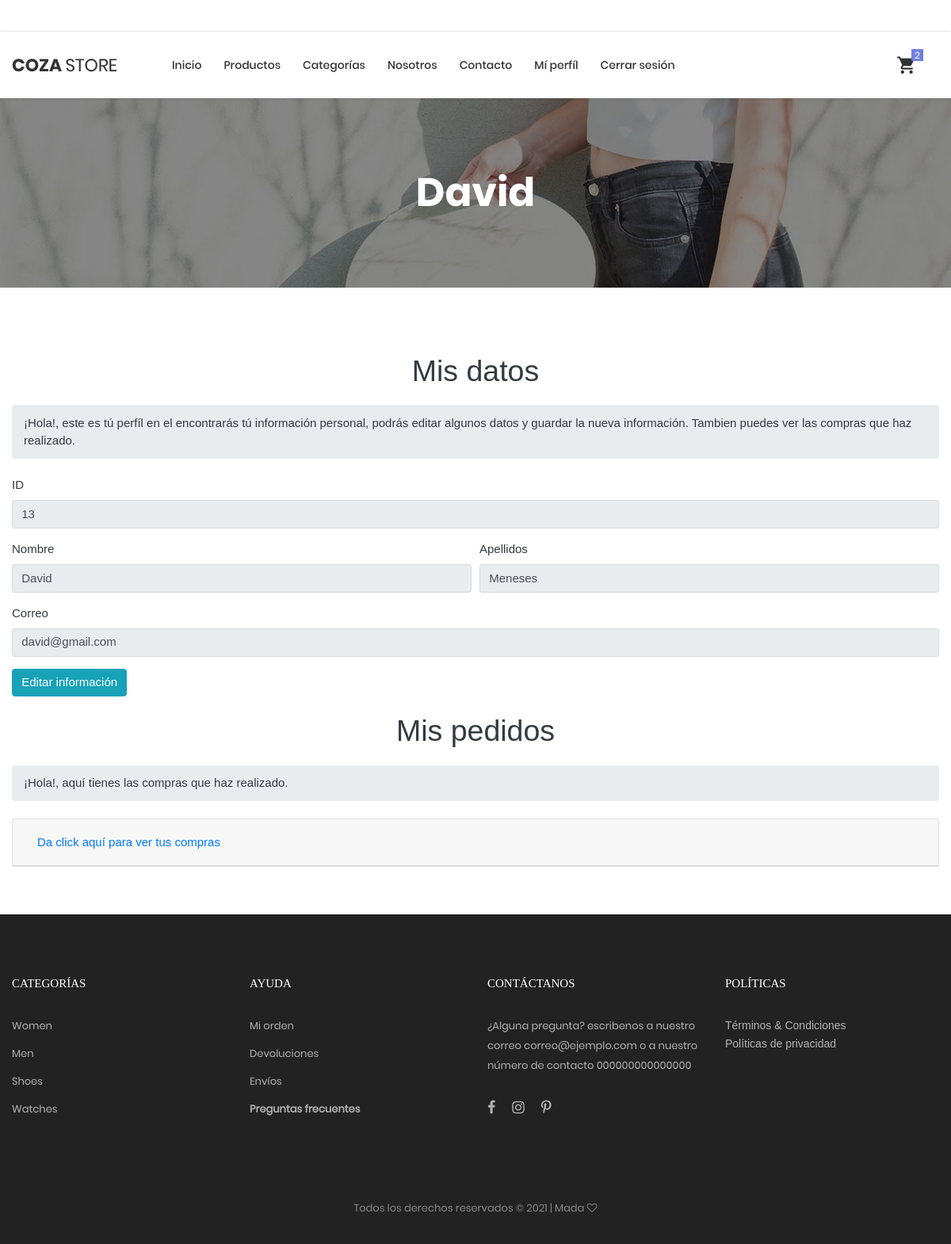
The page /View/UsuariosVista/perfilCliente.php?idCliente=13 (signed in) on the database as committed earlier.
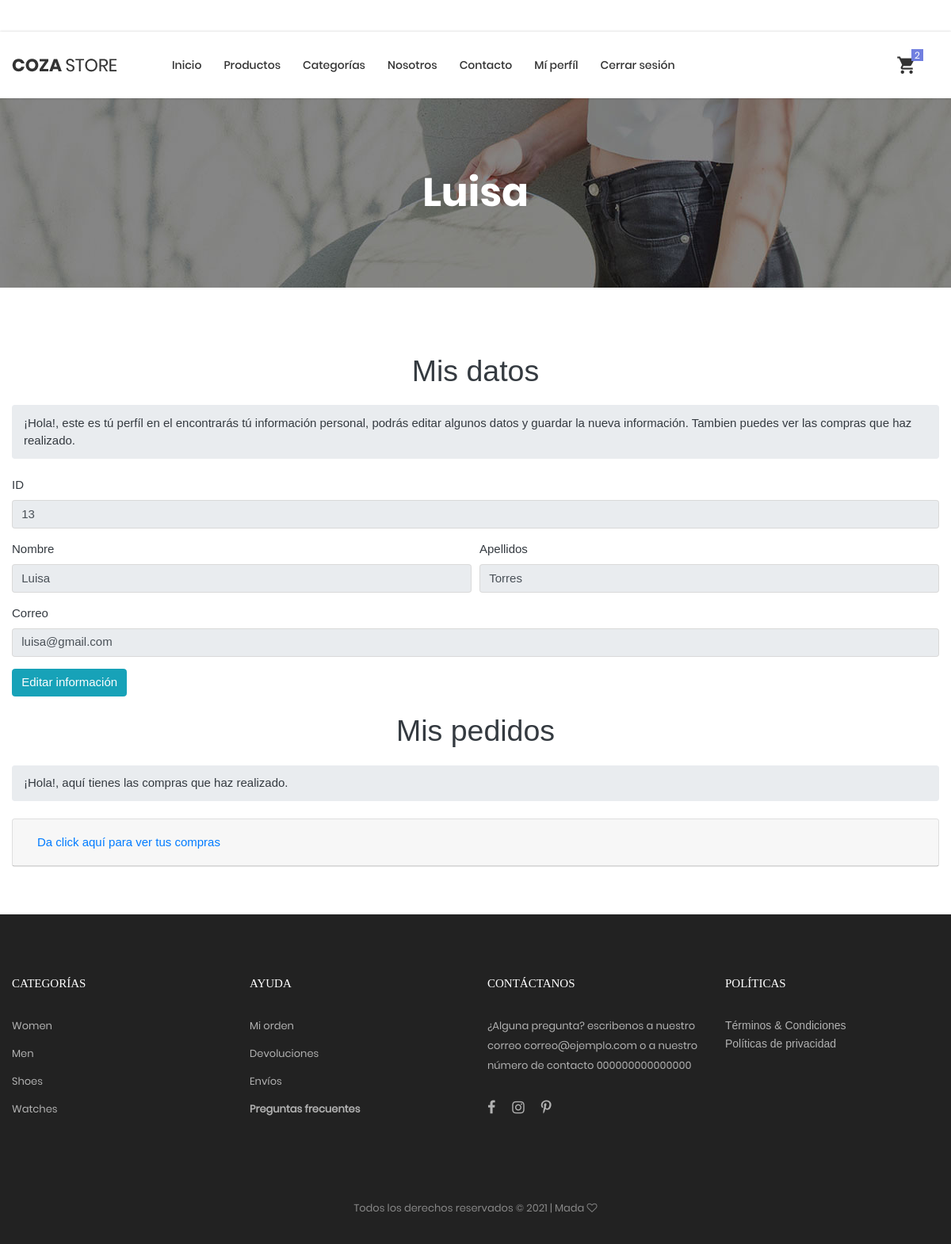
The same page on the database as committed later.
### tables this page shows
CREATE TABLE `usuarios` (
  `IdUsuario` int(11) NOT NULL,
  `Nombre` varchar(100) NOT NULL,
  `Apellido` varchar(100) NOT NULL,
  `Correo` varchar(255) NOT NULL,
  `Contrasena` varchar(255) NOT NULL,
  `Estado` tinyint(4) NOT NULL,
  `IdRol` int(11) NOT NULL
);

### Model/UsuariosModelo/CrudCliente.php (called while the page is built, shortened)
<?php
class CrudCliente{
	public function buscarCliente($IdUsuario){
		$Db = Db::Conectar();
		$sql = $Db -> query("SELECT * FROM usuarios WHERE IdUsuario = $IdUsuario");
		$sql -> execute();
	    return $sql -> fetch();
	}
}

### Controller/UsuariosControlador/ControladorClientes.php (called while the page is built, shortened)
<?php
include "../../Model/conexion.php";
include "../../Model/UsuariosModelo/CrudCliente.php";
class ControladorCliente
{
	public function buscarCliente($IdUsuario)
	{
		$CrudUsuarios = new CrudCliente();
		return $CrudUsuarios->buscarCliente($IdUsuario);
	}
}

### Model/conexion.php (called while the page is built, shortened)
<?php
class Db{
    public static function CerrarConexion(&$conn) {
      return $conn=null;
    }
}

### View/UsuariosVista/perfilCliente.php (the view, shortened to what this page needs)
<?php
require_once('../../Controller/UsuariosControlador/ControladorClientes.php');
$cliente = $ControladorCliente->buscarCliente($_GET['idCliente']);
?>
<!DOCTYPE html>
<html lang="es">
<head>
	<link rel="stylesheet" type="text/css" href="../../vendor/bootstrap/css/bootstrap.min.css">
	<link rel="stylesheet" type="text/css" href="../../fonts/font-awesome-4.7.0/css/font-awesome.min.css">
	<link rel="stylesheet" type="text/css" href="../../fonts/iconic/css/material-design-iconic-font.min.css">
	<link rel="stylesheet" type="text/css" href="../../fonts/linearicons-v1.0.0/icon-font.min.css">
	<link rel="stylesheet" type="text/css" href="../../vendor/animate/animate.css">
	<link rel="stylesheet" type="text/css" href="../../vendor/css-hamburgers/hamburgers.min.css">
	<link rel="stylesheet" type="text/css" href="../../vendor/animsition/css/animsition.min.css">
	<link rel="stylesheet" type="text/css" href="../../vendor/select2/select2.min.css">
	<link rel="stylesheet" type="text/css" href="../../vendor/perfect-scrollbar/perfect-scrollbar.css">
	<link rel="stylesheet" type="text/css" href="../../css/util.css">
	<link rel="stylesheet" type="text/css" href="../../css/main.css">
</head>
<body class="animsition">
	<header class="header-v4">
		<div class="container-menu-desktop">
			<div class="wrap-menu-desktop how-shadow1">
				<nav class="limiter-menu-desktop container">
					<a href="#" class="logo">
						<img src="../../images/icons/logo-01.png" alt="IMG-LOGO">
					</a>
					<div class="menu-desktop">
						<ul class="main-menu">
							<li>
								<a href="index.php">Inicio</a>
							</li>
							<li>
								<a href="productosC.php">Productos</a>
							</li>
							<li>
								<a href="#">Categorías</a>
							</li>
							<li>
								<a href="nosotros.php">Nosotros</a>
							</li>
							<li>
								<a href="contacto.php">Contacto</a>
							</li>
							<?php
							if(isset($_SESSION['correo'])){
							?>
							<li>
								<a href="perfilCliente.php?idCliente=<?php echo $_SESSION['id'] ?>">Mí perfíl</a>
							</li>
							<li>
							  <a href="../../Controller/AccesoControlador/controladorAcceso.php?cerrarSesion">Cerrar sesión</a>
							</li>
							<?php
							}
							?>
						</ul>
					</div>
					<div class="wrap-icon-header flex-w flex-r-m h-full m-r-15">
						<div class="flex-c-m h-full p-r-5">
							<div class="icon-header-item cl2 hov-cl1 trans-04 p-lr-11 icon-header-noti js-show-cart" data-notify="2">
								<i class="zmdi zmdi-shopping-cart"></i>
							</div>
						</div>
					</div>
				</nav>
			</div>
		</div>
	</header>
	<section class="bg-img1 txt-center p-lr-15 p-tb-92" style="background-image: url('../../images/bg-01.jpg');">
		<h2 class="ltext-105 cl0 txt-center">
			<?php echo $_SESSION['nombre']; ?>
		</h2>
	</section>
	<section class="bg0 p-t-62 p-b-60">
		<div class="container">
			<h1 class="mt-4 text-center text-dark">Mis datos</h1>
			<br>
			<ol class="breadcrumb mb-4">
				<li class="breadcrumb-item active text-dark">
					<p>¡Hola!, este es tú perfíl en el encontrarás tú información personal, podrás editar algunos datos y guardar la nueva información. Tambien puedes ver las compras que haz realizado.</p>
				</li>
			</ol>
		</div>
		<div class="container">
			<form action="../../Controller/UsuariosControlador/ControladorClientes.php" method="POST" accept-charset="utf-8">
				<div class="form-group">
					<label for="idCliente" class="text-dark">ID</label>
					<input type="number" class="form-control" id="idCliente" name="idCliente" autocomplete="off" readonly value="<?php echo $cliente['IdUsuario'] ?>">
				</div>
				<div class="form-row">
					<div class="form-group col-md-6">
						<label for="nombre" class="text-dark">Nombre</label>
						<input type="text" class="form-control" id="nombre" name="nombre" autocomplete="off" readonly value="<?php echo $cliente['Nombre']; ?>">
					</div>
					<div class="form-group col-md-6">
						<label for="apellido" class="text-dark">Apellidos</label>
						<input type="text" class="form-control" id="apellido" name="apellido" autocomplete="off" readonly value="<?php echo $cliente['Apellido']; ?>">
					</div>
				</div>
				<div class="form-group">
					<label for="correo" class="text-dark">Correo</label>
					<input type="email" class="form-control" id="correo" name="correo" autocomplete="off" readonly value="<?php echo $cliente['Correo']; ?>">
				</div>
				<button type="button" class="btn btn-info" id="btnEditar" onclick="activarInputs();">Editar información</button>
			</form>
		</div>
		<div class="container">
			<h1 class="mt-4 text-center text-dark">Mis pedidos</h1>
			<br>
			<ol class="breadcrumb mb-4">
				<li class="breadcrumb-item active text-dark">
					<p>¡Hola!, aquí tienes las compras que haz realizado.</p>
				</li>
			</ol>
		</div>
		<div class="container">
			<div class="accordion" id="accordionExample">
				<div class="card">
					<div class="card-header" id="headingTwo">
						<h2 class="mb-0">
							<button class="btn btn-link btn-block text-left collapsed" type="button" data-toggle="collapse" data-target="#collapseTwo" aria-expanded="false" aria-controls="collapseTwo">
								Da click aquí para ver tus compras
							</button>
						</h2>
					</div>
				</div>
			</div>
		</div>
	</section>
	<footer class="bg3 p-t-75 p-b-32">
		<div class="container">
			<div class="row">
				<div class="col-sm-6 col-lg-3 p-b-50">
					<h4 class="stext-301 cl0 p-b-30">
						Categorías
					</h4>
					<ul>
						<li class="p-b-10">
							<a href="#" class="stext-107 cl7 hov-cl1 trans-04">
								Women
							</a>
						</li>
						<li class="p-b-10">
							<a href="#" class="stext-107 cl7 hov-cl1 trans-04">
								Men
							</a>
						</li>
						<li class="p-b-10">
							<a href="#" class="stext-107 cl7 hov-cl1 trans-04">
								Shoes
							</a>
						</li>
						<li class="p-b-10">
							<a href="#" class="stext-107 cl7 hov-cl1 trans-04">
								Watches
							</a>
						</li>
					</ul>
				</div>
				<div class="col-sm-6 col-lg-3 p-b-50">
					<h4 class="stext-301 cl0 p-b-30">
						Ayuda
					</h4>
					<ul>
						<li class="p-b-10">
							<a href="#" class="stext-107 cl7 hov-cl1 trans-04">
								Mi orden
							</a>
						</li>
						<li class="p-b-10">
							<a href="#" class="stext-107 cl7 hov-cl1 trans-04">
								Devoluciones
							</a>
						</li>
						<li class="p-b-10">
							<a href="#" class="stext-107 cl7 hov-cl1 trans-04">
								Envíos
							</a>
						</li>
						<li class="p-b-10">
							<a href="#" class="stext-107 cl7 hov-cl1 trans-04">
								<b>Preguntas frecuentes</b>
							</a>
						</li>
					</ul>
				</div>
				<div class="col-sm-6 col-lg-3 p-b-50">
					<h4 class="stext-301 cl0 p-b-30">
						Contáctanos
					</h4>
					<p class="stext-107 cl7 size-201">
						¿Alguna pregunta? escribenos a nuestro correo correo@ejemplo.com o a nuestro número de contacto 000000000000000
					</p>
					<div class="p-t-27">
						<a href="#" class="fs-18 cl7 hov-cl1 trans-04 m-r-16">
							<i class="fa fa-facebook"></i>
						</a>
						<a href="#" class="fs-18 cl7 hov-cl1 trans-04 m-r-16">
							<i class="fa fa-instagram"></i>
						</a>
						<a href="#" class="fs-18 cl7 hov-cl1 trans-04 m-r-16">
							<i class="fa fa-pinterest-p"></i>
						</a>
					</div>
				</div>
				<div class="col-sm-6 col-lg-3 p-b-50">
					<h4 class="stext-301 cl0 p-b-30">
						Políticas
					</h4>
					<a href="#" class="fs-14 cl7 hov-cl1 trans-04 m-r-16">Términos & Condiciones</a>
					<br>
					<a href="#" class="fs-14 cl7 hov-cl1 trans-04 m-r-16">Políticas de privacidad</a>
				</div>
			</div>
			<div class="p-t-40">
				<p class="stext-107 cl6 txt-center">
					Todos los derechos reservados &copy;  | Mada <i class="fa fa-heart-o" aria-hidden="true"></i>
				</p>
			</div>
		</div>
	</footer>
</body>
</html>

### css/main.css (style rules this page uses)
.container { max-width: 1380px; }
@media (max-width: 1600px) { .container { max-width: 1200px; } }
.container-menu-desktop { height: auto; width: 100%; position: relative; -webkit-transition: all 0.3s; -o-transition: all 0.3s; -moz-transition: all 0.3s; transition: all 0.3s; }
.header-v4 .container-menu-desktop { height: 124px; }
.wrap-menu-desktop { position: fixed; z-index: 1100; background-color: transparent; width: 100%; height: 84px; top: 40px; left: 0px; -webkit-transition: height 0.3s, background-color 0.3s; -o-transition: height 0.3s, background-color 0.3s; -moz-transition: height 0.3s, background-color 0.3s; transition: height 0.3s, background-color 0.3s; }
.header-v4 .wrap-menu-desktop { background-color: #fff; }
.limiter-menu-desktop { height: 100%; display: -webkit-box; display: -webkit-flex; display: -moz-box; display: -ms-flexbox; display: flex; align-items: center; background-color: transparent; }
.logo { display: -webkit-box; display: -webkit-flex; display: -moz-box; display: -ms-flexbox; display: flex; align-items: center; height: 65%; margin-right: 55px; }
.logo img { max-width: 100%; max-height: 100%; }
.menu-desktop { display: -webkit-box; display: -webkit-flex; display: -moz-box; display: -ms-flexbox; display: flex; align-items: center; height: 100%; }
.main-menu { list-style-type: none; margin: 0; display: -webkit-box; display: -webkit-flex; display: -moz-box; display: -ms-flexbox; display: flex; align-items: center; }
.main-menu > li { display: block; position: relative; padding: 20px 10px 20px 0px; margin: 0px 4px 0px 14px; }
.main-menu > li > a { font-family: Poppins-Medium; font-size: 14px; color: #333; padding: 5px 0px; transition: all 0.4s; -webkit-transition: all 0.4s; -o-transition: all 0.4s; -moz-transition: all 0.4s; }
.wrap-icon-header { flex-grow: 1; }
.icon-header-item { position: relative; font-size: 26px; line-height: 1; cursor: pointer; }
.icon-header-noti::after { content: attr(data-notify); font-family: Poppins-Regular; font-size: 12px; color: #fff; line-height: 15px; text-align: center; display: block; position: absolute; top: -7px; right: 0; min-width: 15px; height: 15px; padding: 0 3px; background-color: #717fe0; }
.cl0 { color: #fff; }
.cl2 { color: #333; }
.cl6 { color: #888; }
.cl7 { color: #b2b2b2; }
.stext-107 { font-family: Poppins-Regular; font-size: 13px; line-height: 1.923; }
.stext-301 { font-family: Montserrat-Bold; font-size: 15px; line-height: 1.6; text-transform: uppercase; }
.ltext-105 { font-family: Poppins-Bold; font-size: 50px; line-height: 1.1; }
.size-201 { max-width: 270px; }
.bg0 { background-color: #fff; }
.bg3 { background-color: #222; }
.bg-img1 { background-size: cover; background-position: center center; background-repeat: no-repeat; }
.how-shadow1 { box-shadow: 0 0px 3px 0px rgba(0,0,0,0.2); -moz-box-shadow: 0 0px 3px 0px rgba(0,0,0,0.2); -webkit-box-shadow: 0 0px 3px 0px rgba(0,0,0,0.2); -o-box-shadow: 0 0px 3px 0px rgba(0,0,0,0.2); -ms-box-shadow: 0 0px 3px 0px rgba(0,0,0,0.2); }

Rows that differ between the two databases and show on the page:
changed usuarios id 13: nombre "David" → "Luisa"; apellido "Meneses" → "Torres"; correo "david@gmail.com" → "luisa@gmail.com"
Other text that changed with them:
$_SESSION['nombre']: "David" → "Luisa"
